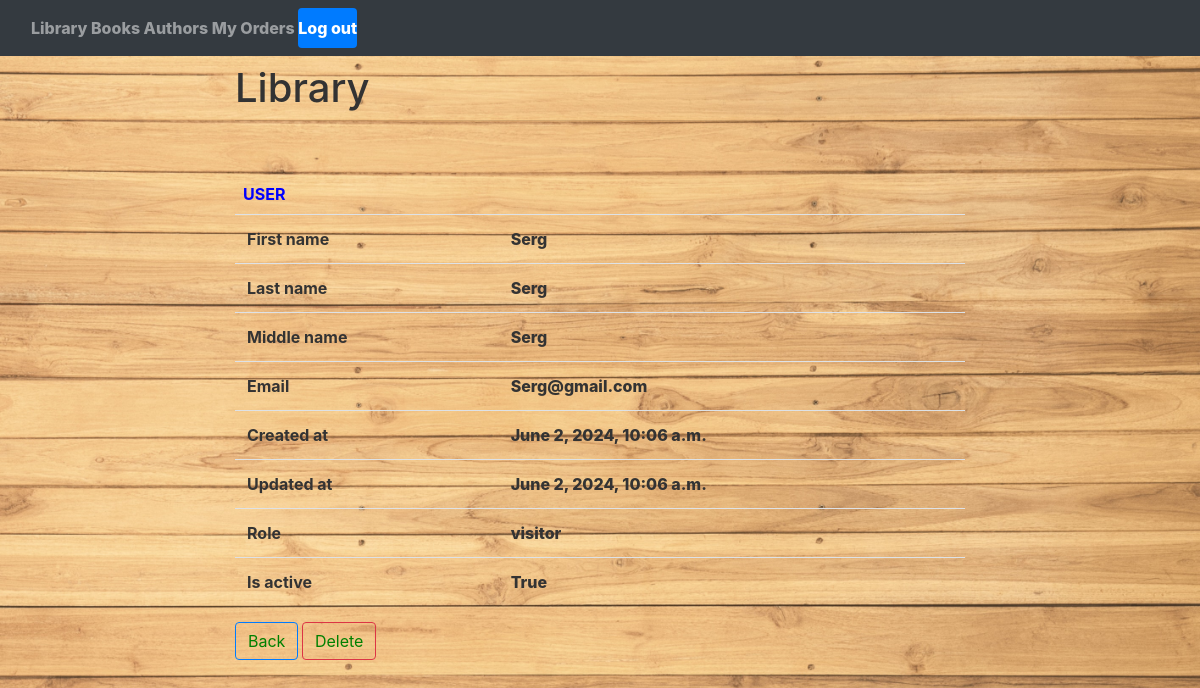
The page /user/info/5/ (signed in) on the database its author committed.
### authentication/models.py (models this page shows, shortened)
class CustomUser(AbstractBaseUser, PermissionsMixin):
    first_name = models.CharField(max_length=20, blank=True)
    last_name = models.CharField(max_length=20, blank=True)
    middle_name = models.CharField(max_length=20, blank=True)
    email = models.CharField(max_length=100, unique=True, blank=True)
    password = models.CharField(blank=True, max_length=255)
    created_at = models.DateTimeField(editable=False, auto_now=datetime.datetime.now())
    updated_at = models.DateTimeField(auto_now=datetime.datetime.now())
    role = models.IntegerField(choices=ROLE_CHOICES, default=0)
    is_active = models.BooleanField(blank=True, default=True)
    is_staff = models.BooleanField(blank=True, default=False)
    is_superuser = models.BooleanField(blank=True, default=False)
    id = models.AutoField(primary_key=True)
    USERNAME_FIELD = 'email'
    objects = CustomUserManager()
    @staticmethod
    def get_by_id(user_id):
        custom_user = CustomUser.objects.filter(id=user_id).first()
        return custom_user if custom_user else None
    @staticmethod
    def get_by_email(email):
        custom_user = CustomUser.objects.filter(email=email).first()
        return custom_user if custom_user else None
    def get_role_name(self):
        return ROLE_CHOICES[self.role][1]

### authentication/views.py (the view)
# urls.py: path("info/<int:id>/", views.user_info, name="user_info")
@ratelimit(key='ip', rate='5/m', block=True)
def user_info(request, id):
    if not request.user.is_authenticated:
        messages.info(request, "Log in first!")
        return redirect("login")
    if not CustomUser.get_by_email(request.user.email).role == 1:
        messages.info(request, "You don`t have permission!")
        return redirect("home")
    return render(request, "get_user_by_id.html", context={"user": CustomUser.get_by_id(id)})

### templates/get_user_by_id.html
{% extends "base.html" %} }
{% block content %}
    <h2><center> User</center></h2>
    <table class="table">
        <tr>
            <th scope="row">First name</th>
            <td>{{ user.first_name }}</td>
        </tr>
        <tr>
            <th scope="row">Last name</th>
            <td>{{ user.last_name }}</td>
        </tr>
        <tr>
            <th scope="row">Middle name</th>
            <td>{{ user.middle_name }}</td>
        </tr>
        <tr>
            <th scope="row">Email</th>
            <td>{{ user.email }}</td>
        </tr>
        <tr>
            <th scope="row">Created at</th>
            <td>{{ user.created_at }}</td>
        </tr>
        <tr>
            <th scope="row">Updated at</th>
            <td>{{ user.updated_at }}</td>
        </tr>
        <tr>
            <th scope="row">Role</th>
            <td>{{ user.get_role_name }}</td>
        </tr>
        <tr>
            <th scope="row">Is active</th>
            <td>{{ user.is_active }}</td>
        </tr>
    </table>
    <a class="btn btn-outline-primary" href="{% url 'get_users' %}">Back</a>
    <a class="btn btn-outline-danger" href="{% url 'delete_user' user.id %}">Delete</a>
{% endblock content %}

### static/css/style.css (style rules this page uses)
body { background-image: url('static/img/pexels-fwstudio-129731.jpg'); background-repeat: no-repeat; background-attachment: fixed; background-size: cover; color: #333; font-weight: 800; }
h2 { text-align: center; font-size: 16px; font-weight: 700; text-transform: uppercase; display:inline-block; margin: 40px 8px 10px 8px; color: #333; font-style: normal; }
h2 { text-align: center; color: blue; }
a.btn { color: green; }

### rows shown on the page
CustomUser: first_name "Serg", last_name "Serg", middle_name "Serg", email "Serg@gmail.com", created_at "June 2, 2024, 10:06 a.m.", updated_at "June 2, 2024, 10:06 a.m.", get_role_name "visitor", is_active "True"
